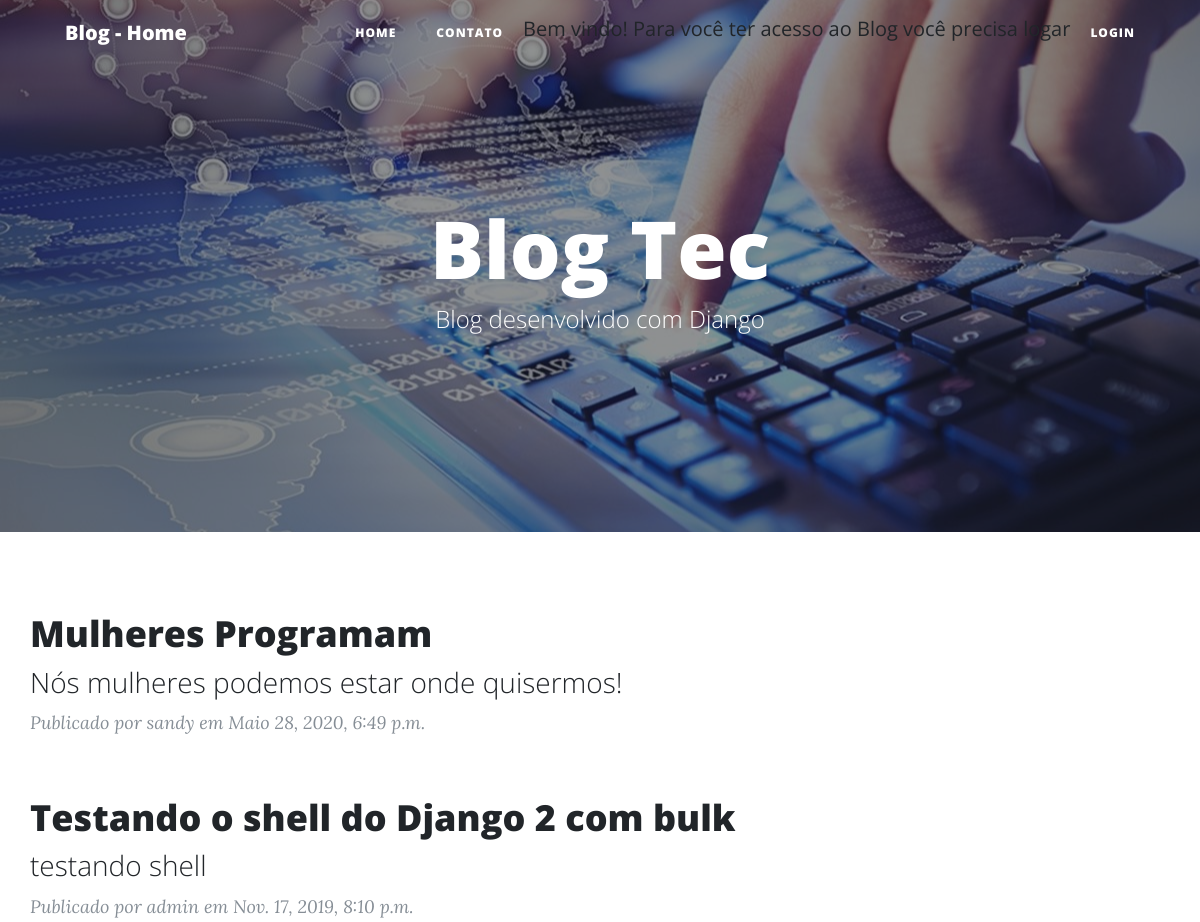
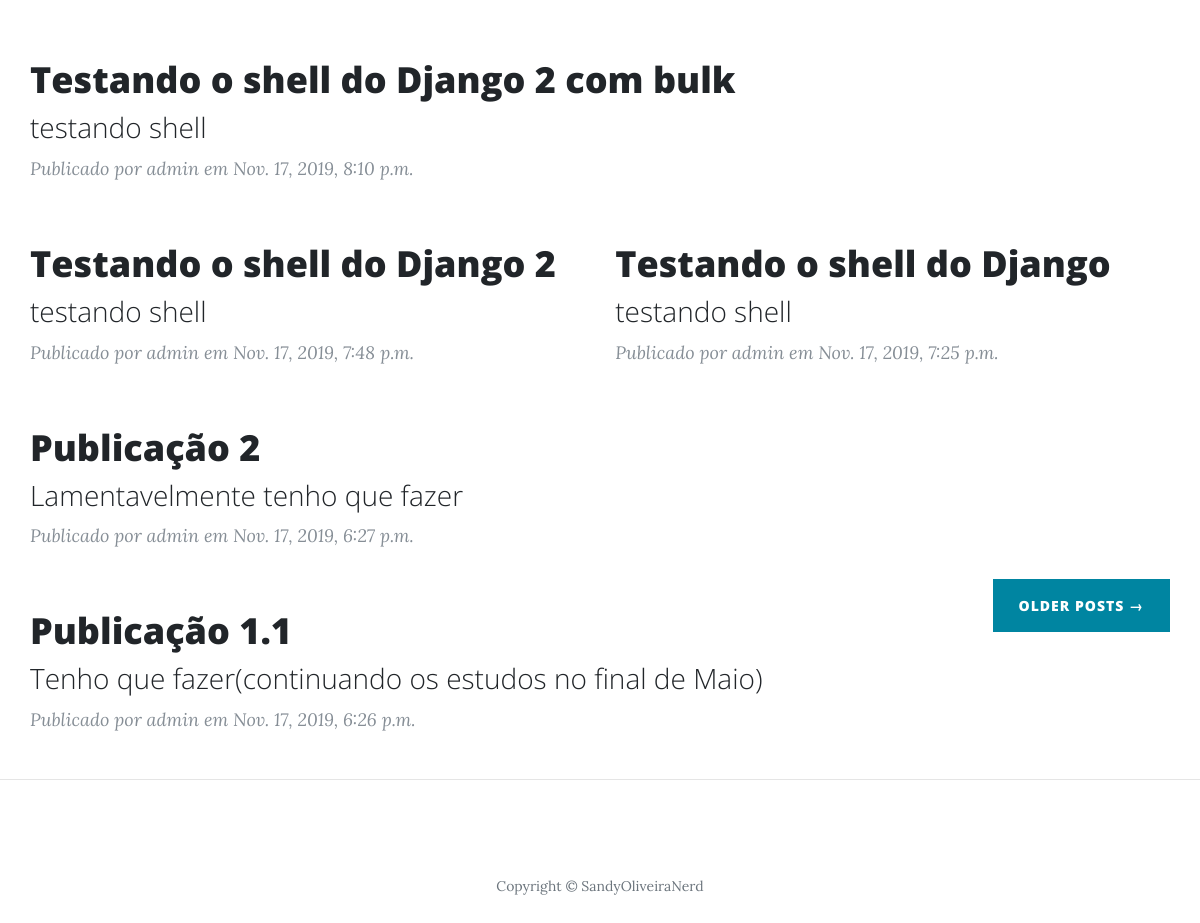
The app's page /, older data (2 pictures, top to bottom).
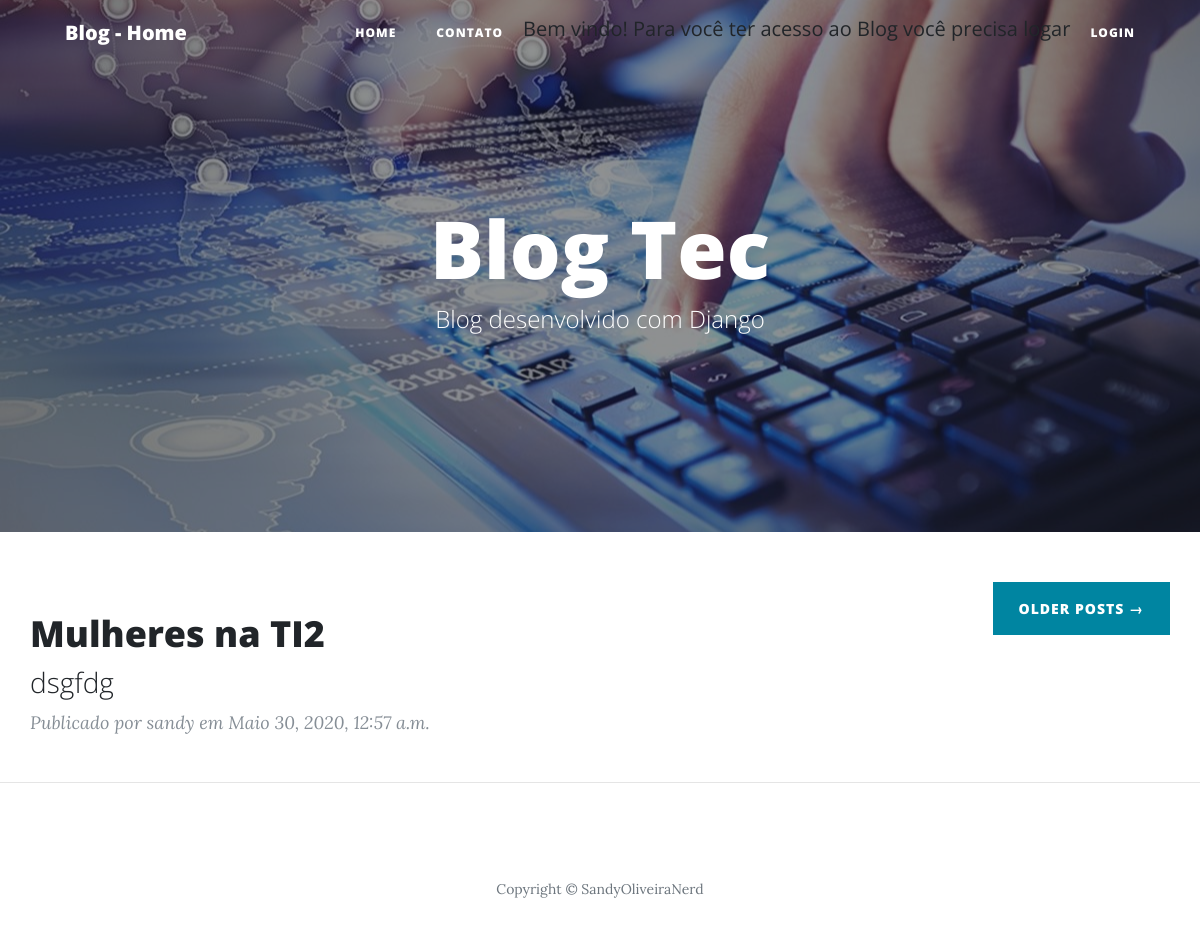
The same page, newer data.
### blog/models.py (models this page shows, shortened)
class Post(models.Model):
    STATUS = (
        ('rascunho','Rascunho'),
        ('publicado','Publicado'),
    )
    title= models.CharField(verbose_name="Título", max_length=250)
    slug   = models.SlugField(max_length=250)#https://site.com/noticias/campeonato-brasileiro-2020/01/02/2020
    autor  = models.ForeignKey(User,
                               on_delete=models.CASCADE)
    categoria = models.ManyToManyField(Category, related_name="get_posts")
    imagem = models.ImageField(upload_to="blog", blank=True, null=True)
    conteudo  = RichTextField(verbose_name="Conteúdo")
    publicado = models.DateTimeField(default=timezone.now)
    criado    = models.DateTimeField(auto_now_add=True)
    alterado  = models.DateTimeField(auto_now=True)
    status    = models.CharField(max_length=10,
                                 choices=STATUS,
                                 default='rascunho')
    objects   = models.Manager()
    published = PublishedManager()
    def get_absolute_url(self):
        return reverse('post_detail',args=[self.slug])
    class Meta:
        ordering = ('-publicado',)

### blog/views.py (the view)
# urls.py: path('', views.BlogListView.as_view(), name='home'),
class BlogListView(ListView):
    model = Post
    template_name = 'blog/home.html'

### social/processors.py (called while the page is built)
def ctx_social(request):
    ctx_dict = {}
    links = Link.objects.all()
    for link in links:
        ctx_dict[link.chave] = link.url
    return ctx_dict

### blog/templates/blog/home.html (shortened to what this page needs)
{% extends 'base.html' %}
{% load static %}
{% block header %}
  <header class="masthead" style="background-image: url({% static 'img/home-bg1.jpg' %})">
    <div class="overlay"></div>
    <div class="container">
      <div class="row">
        <div class="col-lg-8 col-md-10 mx-auto">
          <div class="site-heading">
            <h1>Blog Tec</h1>
            <span class="subheading">Blog desenvolvido com Django</span>
          </div>
        </div>
      </div>
    </div>
  </header>
{% endblock header %}
{% block content %}
    {% for post in object_list %}
            <div class="post-preview">
              <a href="{{post.get_absolute_url}}">
                <h2 class="post-title">
                 {{ post.title }}
                </h2>
                <h3 class="post-subtitle">
                  {{ post.conteudo | safe | truncatechars:"200" }}
                </h3>
              </a>
              <p class="post-meta">Publicado por
                {{ post.autor }} em {{post.publicado}}
              </p>
            </div>
    {% endfor %}
    <div class="clearfix">
      <a class="btn btn-primary float-right" href="#">Older Posts &rarr;</a>
    </div>
{% endblock content %}

### templates/base.html (shortened to what this page needs)
{% load static %}
<!DOCTYPE html>
<html lang="pt-br">
<head>
  <link href={% static 'vendor/bootstrap/css/bootstrap.min.css' %} rel="stylesheet">
  <link href={% static 'vendor/fontawesome-free/css/all.min.css' %} rel="stylesheet" type="text/css">
  <link href={% static 'css/clean-blog.min.css' %} rel="stylesheet">
</head>
<body>
  <nav class="navbar navbar-expand-lg navbar-light fixed-top" id="mainNav">
    <div class="container">
      <a class="navbar-brand" href="/"> Blog - Home </a>
      <div class="collapse navbar-collapse" id="navbarResponsive">
        <ul class="navbar-nav ml-auto">
          <li class="nav-item">
            <a class="nav-link" href="/">Home</a>
          </li>
          <li class="nav-item">
            <a class="nav-link" href="contact.html">Contato</a>
          </li>
           {% if user.is_authenticated %}
                <li class="nav-item">
                     <a class="nav-link" href="{% url 'post_new' %}">+ Nova Postagem no Blog</a>
                </li>
                <li class="nav-item" ><a class="nav-link" href="{% url 'logout' %}">Logout</a></li>
            <br>
                 <li class="nav-item">Bem vindo(a) {{user.username}}</li>
            {% else %}
                <li class="nav-item">Bem vindo! Para você ter acesso ao Blog você precisa logar</li>
                <li class="nav-item"><a class="nav-link" href="{% url 'login' %}">Login</a></li>
            {% endif %}
        </ul>
      </div>
    </div>
  </nav>
 {% block header %}
 {% endblock header%}
  <div class="container">
    <div class="row">
        {% block content %} {% endblock content %}
    </div>
  </div>
  <hr>
      <footer>
        <div class="container">
          <div class="row">
            <div class="col-lg-8 col-md-10 mx-auto">
              <p class="copyright text-muted">Copyright &copy; SandyOliveiraNerd</p>
            </div>
          </div>
        </div>
      </footer>
{% load static %}
</body>
</html>

Row changes from the older to the newer data that the page shows:
removed Post: title "Mulheres Programam", conteudo "Nós mulheres podemos estar onde quisermos!", autor "sandy", publicado "Maio 28, 2020, 6:49 p.m."
removed Post: title "Testando o shell do Django 2 com bulk", conteudo "testando shell", autor "admin", publicado "Nov. 17, 2019, 8:10 p.m."
removed Post: title "Testando o shell do Django 2 com bulk", conteudo "testando shell", autor "admin", publicado "Nov. 17, 2019, 8:10 p.m."
removed Post: title "Testando o shell do Django 2", conteudo "testando shell", autor "admin", publicado "Nov. 17, 2019, 7:48 p.m."
removed Post: title "Testando o shell do Django", conteudo "testando shell", autor "admin", publicado "Nov. 17, 2019, 7:25 p.m."
removed Post: title "Publicação 2", conteudo "Lamentavelmente tenho que fazer", autor "admin", publicado "Nov. 17, 2019, 6:27 p.m."
removed Post: title "Publicação 1.1", conteudo "Tenho que fazer(continuando os estudos no final de Maio)", autor "admin", publicado "Nov. 17, 2019, 6:26 p.m."
added Post: title "Mulheres na TI2", conteudo "dsgfdg", autor "sandy", publicado "Maio 30, 2020, 12:57 a.m."
